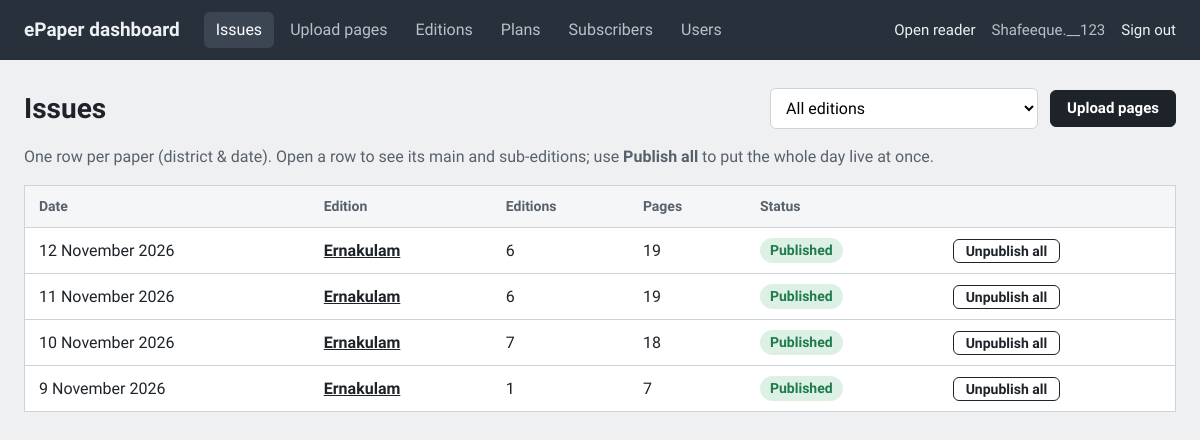
/admin/index.php (signed in), run on the app's committed database.
### tables this page shows
CREATE TABLE IF NOT EXISTS `users` (
  `id` int UNSIGNED NOT NULL AUTO_INCREMENT,
  `username` varchar(60) NOT NULL,
  `password_hash` varchar(255) NOT NULL,
  `role` enum('admin','editor','uploader') NOT NULL DEFAULT 'uploader',
  `created_at` timestamp NOT NULL DEFAULT CURRENT_TIMESTAMP,
  PRIMARY KEY (`id`),
  UNIQUE KEY `username` (`username`)
);

CREATE TABLE IF NOT EXISTS `issues` (
  `id` int UNSIGNED NOT NULL AUTO_INCREMENT,
  `edition_id` int UNSIGNED NOT NULL,
  `issue_date` date NOT NULL,
  `status` enum('draft','published') NOT NULL DEFAULT 'draft',
  `published_at` datetime DEFAULT NULL,
  `created_at` timestamp NOT NULL DEFAULT CURRENT_TIMESTAMP,
  PRIMARY KEY (`id`),
  UNIQUE KEY `uq_issue` (`edition_id`,`issue_date`),
  KEY `idx_status_date` (`status`,`issue_date`)
);

CREATE TABLE IF NOT EXISTS `editions` (
  `id` int UNSIGNED NOT NULL AUTO_INCREMENT,
  `slug` varchar(80) NOT NULL,
  `code` varchar(10) DEFAULT NULL,
  `name` varchar(120) NOT NULL,
  `name_ml` varchar(120) DEFAULT NULL,
  `full_name` varchar(200) DEFAULT NULL,
  `group_name` varchar(120) DEFAULT NULL,
  `group_sort` int NOT NULL DEFAULT '0',
  `legacy_id` int DEFAULT NULL,
  `inherit_from_id` int UNSIGNED DEFAULT NULL,
  `is_main` tinyint(1) NOT NULL DEFAULT '0',
  `is_supplement` tinyint(1) NOT NULL DEFAULT '0',
  `sort_order` int NOT NULL DEFAULT '0',
  `is_active` tinyint(1) NOT NULL DEFAULT '1',
  PRIMARY KEY (`id`),
  UNIQUE KEY `slug` (`slug`),
  KEY `idx_code` (`code`)
);

### inc/bootstrap.php (called while the page is built, shortened)
<?php
$configFile = dirname(__DIR__) . '/config.php';
$CONFIG = require $configFile;
function cfg(string $key)
{
    global $CONFIG;
    return $CONFIG[$key] ?? null;
}
function db(): PDO
{
    static $pdo = null;
    if ($pdo === null) {
        $c = cfg('db');
        $pdo = new PDO($c['dsn'], $c['user'], $c['pass'], [
            PDO::ATTR_ERRMODE            => PDO::ERRMODE_EXCEPTION,
            PDO::ATTR_DEFAULT_FETCH_MODE => PDO::FETCH_ASSOC,
            PDO::ATTR_EMULATE_PREPARES   => false,
        ]);
    }
    return $pdo;
}
function q(string $sql, array $params = []): PDOStatement
{
    $st = db()->prepare($sql);
    $st->execute($params);
    return $st;
}
function h($s): string
{
    return htmlspecialchars((string)$s, ENT_QUOTES | ENT_SUBSTITUTE, 'UTF-8');
}
function url(string $path = '', array $params = []): string
{
    $u = rtrim((string)cfg('base_url'), '/') . '/' . ltrim($path, '/');
    return $params ? $u . '?' . http_build_query($params) : $u;
}
function current_user(): ?array
{
    return $_SESSION['user'] ?? null;
}
function require_login(string $role = 'uploader'): array
{
    $u = current_user();
    if ($u) {
        $row = q('SELECT id, username, role FROM users WHERE id = ?', [$u['id']])->fetch();
        $u = $row ? ['id' => (int)$row['id'], 'username' => $row['username'], 'role' => $row['role']] : null;
    }
    return $u;
}
function fmt_date(string $ymd): string
{
    return date('j F Y', strtotime($ymd));
}

### admin/index.php (the view, shortened to what this page needs)
<?php
require __DIR__ . '/../inc/bootstrap.php';
require __DIR__ . '/../inc/admin_layout.php';
require_login('uploader');
$params = [];
$where = '';
$issues = q("SELECT i.*, e.name AS edition_name,
                    e.group_name, e.is_main,
                    (SELECT COUNT(*) FROM pages p WHERE p.issue_id = i.id) AS page_count
             FROM issues i JOIN editions e ON e.id = i.edition_id
             $where
             ORDER BY i.issue_date DESC, e.group_sort, e.is_main DESC, e.is_supplement, e.sort_order, e.name
             LIMIT 600", $params)->fetchAll();
$groups = [];
foreach ($issues as $r) {
    $hasGroup = $r['group_name'] !== null && $r['group_name'] !== '';
    $gkey = $r['issue_date'] . '|' . ($hasGroup ? 'g:' . $r['group_name'] : 'e:' . $r['edition_id']);
    if (!isset($groups[$gkey])) {
        $groups[$gkey] = [
            'date' => $r['issue_date'], 'group_name' => $hasGroup ? $r['group_name'] : '',
            'edition_id' => (int)$r['edition_id'], 'main' => null, 'first' => $r['edition_name'],
            'pages' => 0, 'eds' => 0, 'published' => 0, 'with_pages' => 0,
        ];
    }
    $groups[$gkey]['pages']    += (int)$r['page_count'];
    $groups[$gkey]['eds']      += 1;
    if ($r['status'] === 'published')  $groups[$gkey]['published']  += 1;
    if ((int)$r['page_count'] > 0)     $groups[$gkey]['with_pages'] += 1;
    if ((int)$r['is_main'] === 1 && !$groups[$gkey]['main']) {
        $groups[$gkey]['main'] = $r['edition_name'];
    }
}
function group_status(array $g): array
{
    if ($g['with_pages'] > 0 && $g['published'] >= $g['with_pages']) {
        return ['published', 'Published'];
    }
    return ['partial', 'Partly published'];
}
admin_header('Issues', 'issues');
?>
<div class="a-head">
  <h1>Issues</h1>
  <form method="get" class="a-inline">
    <select name="edition" onchange="this.form.submit()">
      <option value="">All editions</option>
    </select>
  </form>
  <a class="a-btn a-btn--primary" href="<?= h(url('admin/upload.php')) ?>">Upload pages</a>
</div>
<?php if (!$groups): ?>
  <div class="a-card a-empty">
    <p>No issues yet. Export a page from InDesign with EpaperExport.jsx, then upload it.</p>
    <a class="a-btn a-btn--primary" href="<?= h(url('admin/upload.php')) ?>">Upload pages</a>
  </div>
<?php else: ?>
<p class="a-muted">One row per paper (district &amp; date). Open a row to see its main and sub-editions; use <strong>Publish all</strong> to put the whole day live at once.</p>
<table class="a-table a-issues">
  <thead><tr><th>Date</th><th>Edition</th><th>Editions</th><th>Pages</th><th>Status</th><th></th></tr></thead>
  <tbody>
  <?php foreach ($groups as $g):
      $label = $g['main'] ?? ($g['group_name'] ?: $g['first']);
      [$sClass, $sText] = group_status($g);
      $canPublish = $g['published'] < $g['with_pages'];
      $href = url('admin/day.php', ['date' => $g['date'], 'group' => $g['group_name'], 'edition_id' => $g['edition_id']]);
  ?>
    <tr class="a-grow" data-href="<?= h($href) ?>">
      <td><?= h(fmt_date($g['date'])) ?></td>
      <td><a class="a-grow__link" href="<?= h($href) ?>"><strong><?= h($label) ?></strong></a></td>
      <td><?= (int)$g['eds'] ?></td>
      <td><?= (int)$g['pages'] ?></td>
      <td><span class="a-status a-status--<?= h($sClass) ?>"><?= h($sText) ?></span></td>
      <td class="a-actions">
        <?php if ($canPublish): ?>
          <form method="post" class="a-inline a-noexpand">
            <?= csrf_field() ?>
            <input type="hidden" name="date" value="<?= h($g['date']) ?>">
            <input type="hidden" name="group" value="<?= h($g['group_name']) ?>">
            <input type="hidden" name="edition_id" value="<?= (int)$g['edition_id'] ?>">
            <button class="a-btn a-btn--primary a-btn--sm" name="action" value="publish_group">Publish all</button>
          </form>
        <?php elseif ($g['published'] > 0): ?>
          <form method="post" class="a-inline a-noexpand" onsubmit="return confirm('Unpublish every edition for this day?')">
            <button class="a-btn a-btn--sm" name="action" value="unpublish_group">Unpublish all</button>
          </form>
        <?php endif; ?>
      </td>
    </tr>
  <?php endforeach; ?>
  </tbody>
</table>
<?php endif; ?>
<?php admin_footer();

### inc/admin_layout.php (shortened to what this page needs)
<?php
function admin_header(string $title, string $active = ''): void
{
    $u = current_user();
    $nav = [
        'issues'   => ['Issues', url('admin/index.php')],
        'upload'   => ['Upload pages', url('admin/upload.php')],
        'editions' => ['Editions', url('admin/editions.php')],
    ];
    if ($u && $u['role'] === 'admin') {
        $nav['plans']       = ['Plans', url('admin/plans.php')];
        $nav['subscribers'] = ['Subscribers', url('admin/subscribers.php')];
        $nav['users']       = ['Users', url('admin/users.php')];
    }
    ?><!doctype html>
<html lang="en">
<head>
<link rel="stylesheet" href="<?= h(url('assets/admin.css')) ?>">
</head>
<body class="admin">
<header class="a-bar">
  <a class="a-brand" href="<?= h(url('admin/index.php')) ?>">ePaper dashboard</a>
  <?php if ($u): ?>
  <nav class="a-nav">
    <?php foreach ($nav as $key => [$label, $href]): ?>
      <a href="<?= h($href) ?>"<?= $active === $key ? ' aria-current="page"' : '' ?>><?= h($label) ?></a>
    <?php endforeach; ?>
  </nav>
  <div class="a-user">
    <a href="<?= h(url('index.php')) ?>" target="_blank" rel="noopener">Open reader</a>
    <span><?= h($u['username']) ?></span>
    <a href="<?= h(url('admin/logout.php')) ?>">Sign out</a>
  </div>
  <?php endif; ?>
</header>
<main class="a-main">
<?php endforeach;
}
function admin_footer(): void
{
    echo "</main>\n</body>\n</html>";
}

### assets/admin.css (style rules this page uses)
:root { --ink: #1E2329; --ink-soft: #57616C; --bg: #EEF0F2; --card: #FFFFFF; --bar: #28313B; --line: #CDD3D9; --red: #C4161C; --ok: #1F7A4D; --warn: #8A5A00; --ui: "Anek Malayalam", "Nirmala UI", system-ui, sans-serif; }
* { box-sizing: border-box; }
body { margin: 0; font: 400 16px/1.5 var(--ui); color: var(--ink); background: var(--bg); }
a { color: var(--ink); }
h1 { font-size: 28px; line-height: 1.25; margin: 0 0 16px; }
.a-bar { display: flex; align-items: center; gap: 24px; flex-wrap: wrap; padding: 12px 24px; background: var(--bar); color: #EEF1F4; }
.a-bar a { color: #EEF1F4; text-decoration: none; }
.a-brand { font-weight: 700; font-size: 19px; }
.a-nav { display: flex; gap: 4px; }
.a-nav a { padding: 6px 12px; border-radius: 6px; color: #B8C1CA; }
.a-nav a[aria-current] { background: #3B4652; color: #fff; }
.a-user { margin-left: auto; display: flex; gap: 16px; font-size: 15px; color: #B8C1CA; }
.a-main { max-width: 1240px; margin: 0 auto; padding: 28px 24px 64px; }
.a-head { display: flex; align-items: center; gap: 12px; flex-wrap: wrap; margin-bottom: 16px; }
.a-head h1, .a-head h2 { margin: 0; margin-right: auto; }
.a-muted { color: var(--ink-soft); }
input:not([type=checkbox]):not([type=file]), select, textarea { display: block; width: 100%; margin-top: 4px; font: 400 16px/1.4 var(--ui); padding: 9px 11px; border: 1px solid var(--line); border-radius: 6px; background: #fff; }
.a-inline { display: inline-flex; gap: 8px; align-items: center; margin: 0; }
.a-inline select { width: auto; margin: 0; }
.a-btn { display: inline-block; font: 600 15px/1 var(--ui); padding: 10px 16px; border-radius: 6px; border: 1px solid var(--ink); background: #fff; color: var(--ink); cursor: pointer; text-decoration: none; }
.a-btn--primary { background: var(--ink); color: #fff; }
.a-table { width: 100%; border-collapse: collapse; background: var(--card); border: 1px solid var(--line); margin-bottom: 24px; }
.a-table th, .a-table td { text-align: left; padding: 10px 14px; border-bottom: 1px solid var(--line); }
.a-table th { font-size: 14px; color: var(--ink-soft); font-weight: 600; background: #F5F6F7; }
.a-actions { text-align: right; }
.a-status { display: inline-block; padding: 2px 10px; border-radius: 999px; font-size: 14px; font-weight: 600; background: #E6E9EC; }
.a-status--published { background: #DDF0E5; color: var(--ok); }
.a-btn--sm { padding: 4px 12px; font-size: 14px; }
.a-issues .a-grow { cursor: pointer; }

### data on the page
users: username "Shafeeque.__123"
issues: issue_date "12 November 2026", label "Ernakulam", id "6", pages "19", sText "Published", date "11 November 2026"
issues: date "9 November 2026", edition.group_name "Ernakulam", eds "1", id "7", sText "Published"

### other printed values
$label "Issues"
$label "Upload pages"
$label "Editions"
$label "Plans"
$label "Subscribers"
$label "Users"
fmt_date($g['date']) "10 November 2026"
$label "Ernakulam"
$g['eds'] "7"
$g['pages'] "18"
$sText "Published"
